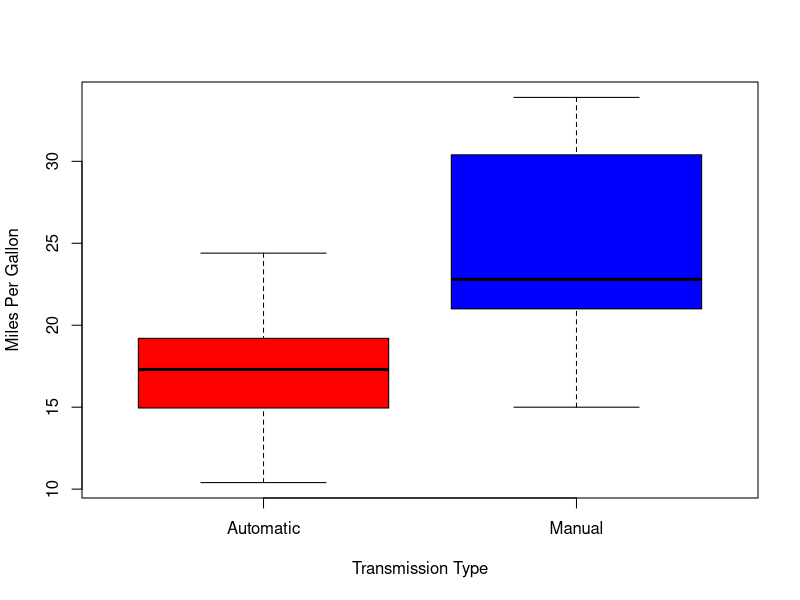
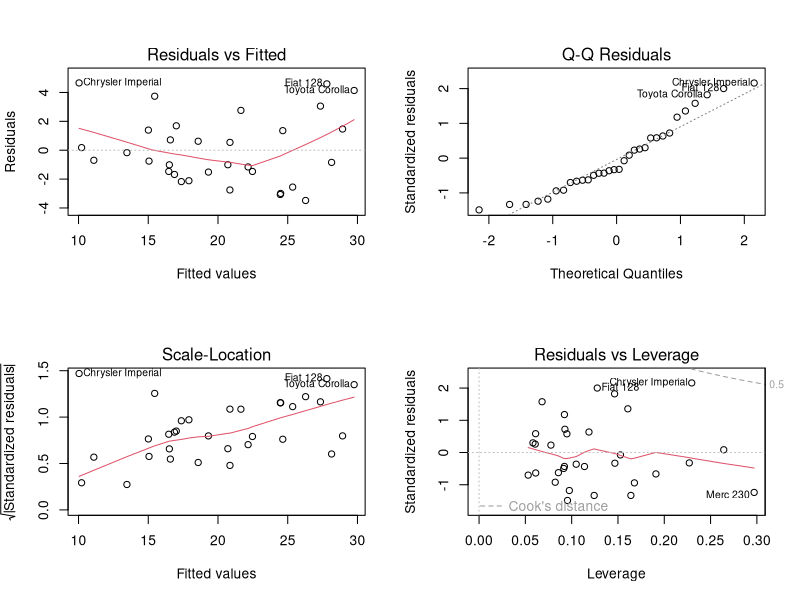
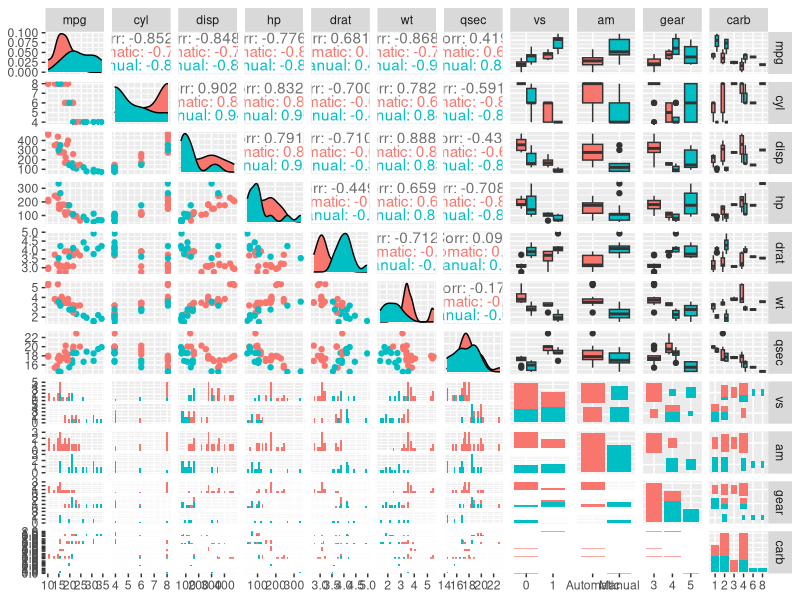

Reproduce these figures in R, in order.
## ---- chunk 1
library(GGally)
library(ggplot2)
data(mtcars)
## ---- chunk 2
factor_cols <- c("vs", "gear", "carb")
mtcars[factor_cols] <- lapply(mtcars[factor_cols], factor)
mtcars$am <- factor(mtcars$am, labels=c("Automatic","Manual"))

boxplot(mpg ~ am, data = mtcars, col = (c("red","blue")), ylab = "Miles Per Gallon", xlab = "Transmission Type")
## ---- chunk 3
t.test(mpg ~ am, mtcars)
## ---- chunk 4
fit_am <- lm(mpg ~ factor(am), data=mtcars)
summary(fit_am)
## ---- chunk 5
fit_full <- lm(mpg ~ ., data=mtcars)
summary(fit_full)
## ---- chunk 6
fit_optimal <- step(fit_full, direction = "backward", trace = FALSE)
summary(fit_optimal)
## ---- chunk 7
par(mfrow = c(2,2))
plot(fit_optimal)
## ---- chunk 8
ggpairs(mtcars, mapping = aes(colour = am))
